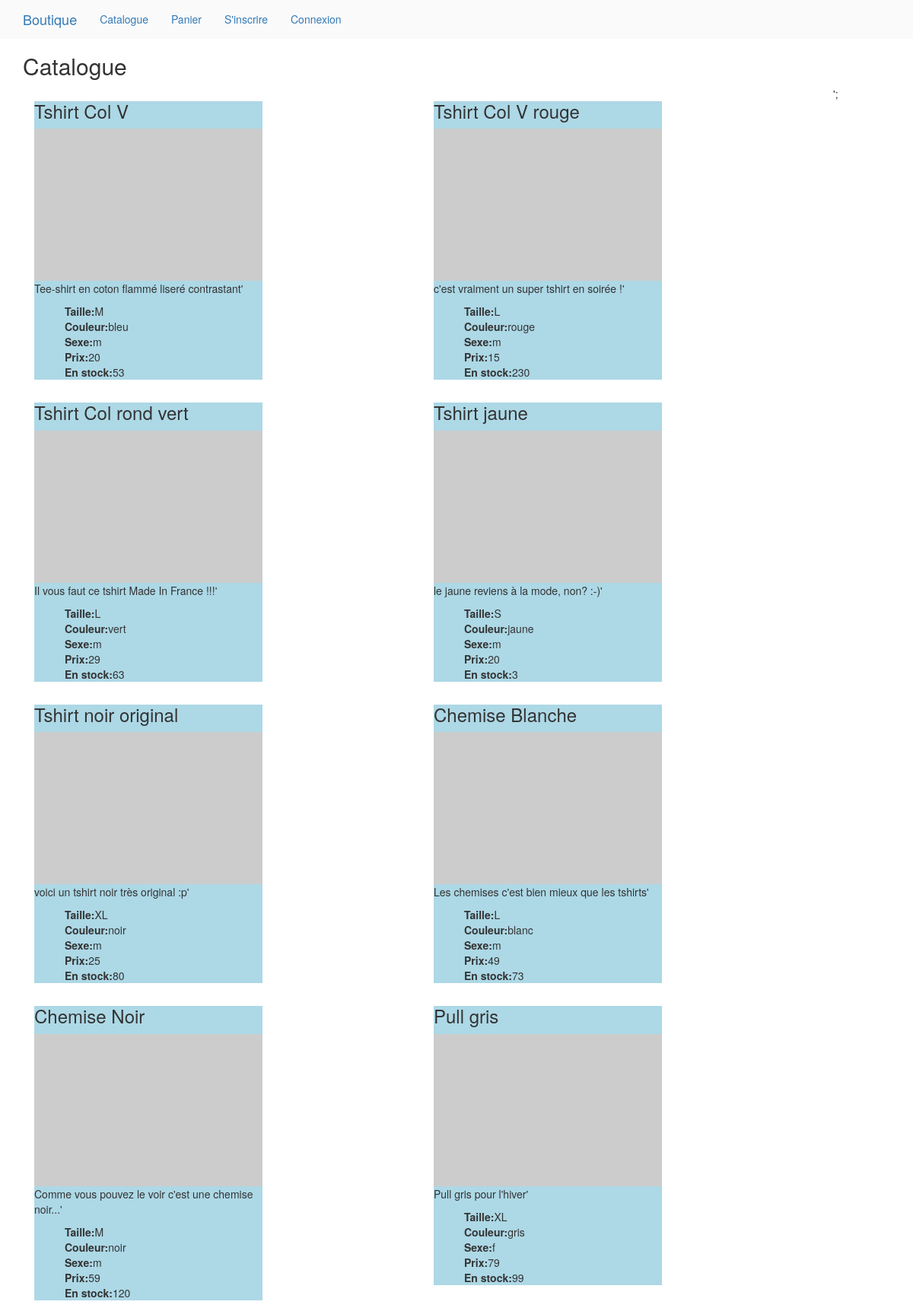
The app's page /?page=catalogue with its own data.
### tables this page shows
CREATE TABLE IF NOT EXISTS produit (
  id_produit int(3) NOT NULL AUTO_INCREMENT,
  reference varchar(20) NOT NULL,
  categorie varchar(20) NOT NULL,
  titre varchar(100) NOT NULL,
  description text NOT NULL,
  couleur varchar(20) NOT NULL,
  taille varchar(5) NOT NULL,
  sexe enum('m','f','mixte') NOT NULL,
  photo varchar(250) NOT NULL,
  prix int(3) NOT NULL,
  stock int(3) NOT NULL,
  PRIMARY KEY (id_produit)
);

### public/index.php (called while the page is built, shortened)
<?php
require_once('../layouts/base.php');
?>

### pages/catalogue.php (the view)
<?php
$produits = $pdo->query('SELECT * FROM produit')->fetchAll(PDO::FETCH_ASSOC);
?>
<h2>Catalogue</h2>
<div class="container-fluid">';
<?php foreach($produits as $produit): ?>
    <div class="row col-md-6">
        <div class="produit">
            <h3> <?= $produit['titre'] ?></h3>
            <img src="<?= $produit['photo'] ?>">
            <p><?= $produit['description'] ?>'</p>
            <ul class="produit-liste">
                <li><b>Taille:</b><?= $produit['taille'] ?></li>
                <li><b>Couleur:</b><?= $produit['couleur'] ?></li>
                <li><b>Sexe:</b><?= $produit['sexe'] ?></li>
                <li><b>Prix:</b><?= $produit['prix'] ?></li>
                <li><b>En stock:</b><?= $produit['stock'] ?></li>
            </ul>
        </div>
    </div>
<?php endforeach; ?>
</div>

### public/assets/css/styles.css (style rules this page uses)
* { box-sizing: border-box; }
body { padding-top: 50px; }
.produit { width: 300px; background-color: lightblue; }
.produit .produit-liste { list-style: none; }
.produit img { width: 100%; position: relative; }

### records on screen
produit: titre "Tshirt Col V", description "Tee-shirt en coton flammé liseré contrastant", taille "M", couleur "bleu", sexe "m", prix "20", stock "53"
produit: titre "Tshirt Col V rouge", description "c'est vraiment un super tshirt en soirée !", taille "L", couleur "rouge", sexe "m", prix "15", stock "230"
produit: titre "Tshirt Col rond vert", description "Il vous faut ce tshirt Made In France !!!", taille "L", couleur "vert", sexe "m", prix "29", stock "63"
produit: titre "Tshirt jaune", description "le jaune reviens à la mode, non? :-)", taille "S", couleur "jaune", sexe "m", prix "20", stock "3"
produit: titre "Tshirt noir original", description "voici un tshirt noir très original :p", taille "XL", couleur "noir", sexe "m", prix "25", stock "80"
produit: titre "Chemise Blanche", description "Les chemises c'est bien mieux que les tshirts", taille "L", couleur "blanc", sexe "m", prix "49", stock "73"
produit: titre "Chemise Noir", description "Comme vous pouvez le voir c'est une chemise noir...", taille "M", couleur "noir", sexe "m", prix "59", stock "120"
produit: titre "Pull gris", description "Pull gris pour l'hiver", taille "XL", couleur "gris", sexe "f", prix "79", stock "99"
